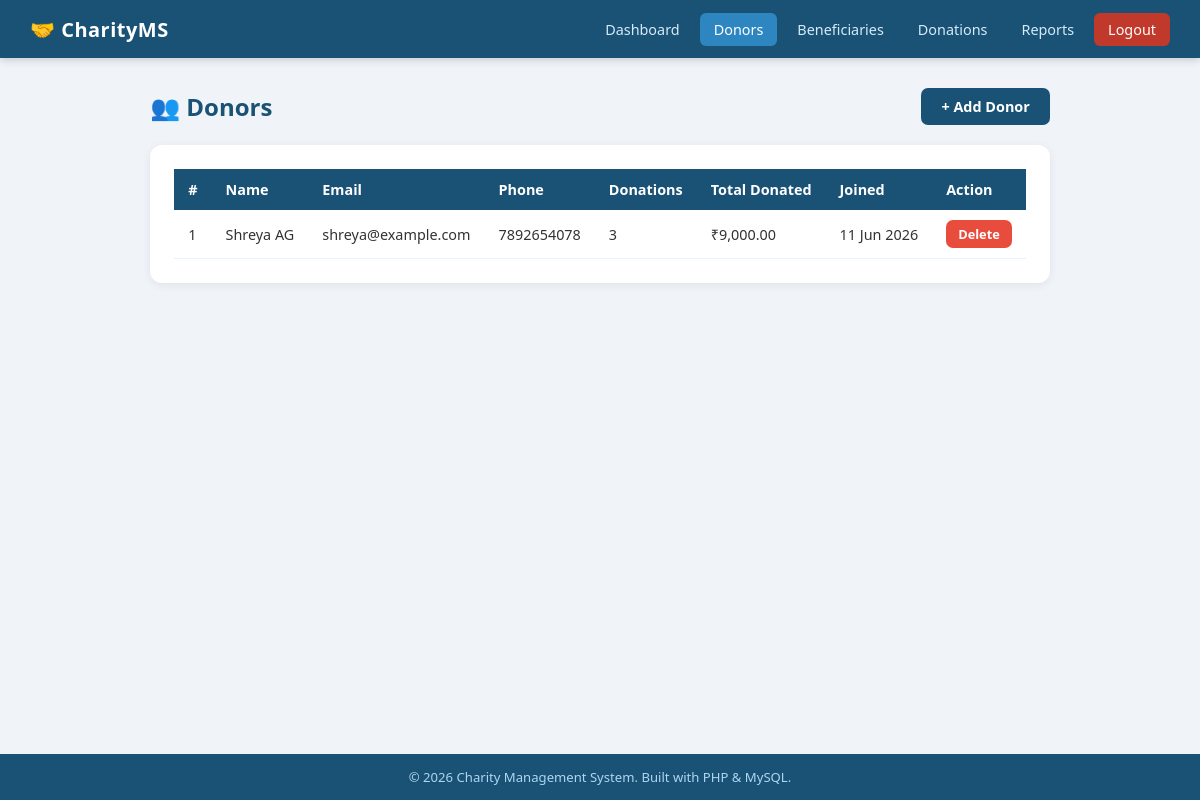
The page /admin/donors.php (signed in) on the database its author committed.
### tables this page shows
CREATE TABLE IF NOT EXISTS donors (
    id INT AUTO_INCREMENT PRIMARY KEY,
    name VARCHAR(100) NOT NULL,
    email VARCHAR(100) UNIQUE NOT NULL,
    password VARCHAR(255) NOT NULL,
    phone VARCHAR(15),
    address TEXT,
    created_at TIMESTAMP DEFAULT CURRENT_TIMESTAMP
);

### includes/config.php (called while the page is built, shortened)
<?php
function formatCurrency($amount) {
    return '₹' . number_format($amount, 2);
}
?>

### admin/donors.php (the view, shortened to what this page needs)
<?php
require_once '../includes/config.php';
$donors = $conn->query("
    SELECT d.*, COALESCE(SUM(dn.amount),0) as total_donated, COUNT(dn.id) as donation_count
    FROM donors d
    LEFT JOIN donations dn ON dn.donor_id = d.id AND dn.status = 'completed'
    GROUP BY d.id
    ORDER BY d.created_at DESC
");
include '../includes/header.php';
?>
<div class="flex-between page-title">
    <span>👥 Donors</span>
    <button class="btn btn-primary" onclick="document.getElementById('addModal').style.display='flex'">+ Add Donor</button>
</div>
<div class="card">
    <div class="table-wrap">
        <table>
            <thead>
                <tr>
                    <th>#</th>
                    <th>Name</th>
                    <th>Email</th>
                    <th>Phone</th>
                    <th>Donations</th>
                    <th>Total Donated</th>
                    <th>Joined</th>
                    <th>Action</th>
                </tr>
            </thead>
            <tbody>
                <?php while ($row = $donors->fetch_assoc()): ?>
                <tr>
                    <td><?= $row['id'] ?></td>
                    <td><?= htmlspecialchars($row['name']) ?></td>
                    <td><?= htmlspecialchars($row['email']) ?></td>
                    <td><?= htmlspecialchars($row['phone'] ?? '—') ?></td>
                    <td><?= $row['donation_count'] ?></td>
                    <td><?= formatCurrency($row['total_donated']) ?></td>
                    <td><?= date('d M Y', strtotime($row['created_at'])) ?></td>
                    <td>
                        <a href="?delete=<?= $row['id'] ?>" class="btn btn-danger btn-sm confirm-delete">Delete</a>
                    </td>
                </tr>
                <?php endwhile; ?>
            </tbody>
        </table>
    </div>
</div>
<?php include '../includes/footer.php'; ?>

### assets/css/style.css (style rules this page uses)
*, *::before, *::after { box-sizing: border-box; margin: 0; padding: 0; }
body { font-family: 'Segoe UI', Arial, sans-serif; background: #f0f4f8; color: #333; min-height: 100vh; display: flex; flex-direction: column; }
a { text-decoration: none; color: inherit; }
.page-title { font-size: 1.5rem; font-weight: 700; color: #1a5276; margin-bottom: 20px; display: flex; align-items: center; gap: 10px; }
.card { background: #fff; border-radius: 12px; padding: 24px; box-shadow: 0 2px 10px rgba(0,0,0,0.07); margin-bottom: 24px; }
.table-wrap { overflow-x: auto; }
table { width: 100%; border-collapse: collapse; font-size: 0.9rem; }
thead th { background: #1a5276; color: #fff; padding: 11px 14px; text-align: left; font-weight: 600; }
tbody tr { border-bottom: 1px solid #eaf2fb; }
tbody td { padding: 10px 14px; }
.btn { display: inline-block; padding: 9px 20px; border-radius: 7px; border: none; cursor: pointer; font-size: 0.9rem; font-weight: 600; font-family: inherit; transition: opacity 0.2s, transform 0.1s; }
.btn-primary { background: #1a5276; color: #fff; }
.btn-danger { background: #e74c3c; color: #fff; }
.btn-sm { padding: 5px 12px; font-size: 0.8rem; }
.flex-between { display: flex; align-items: center; justify-content: space-between; flex-wrap: wrap; gap: 12px; }

### rows shown on the page
donors: id "1", name "Shreya AG", email "shreya@example.com", phone "7892654078", donation_count "3", total_donated "₹9,000.00", created_at "11 Jun 2026"
